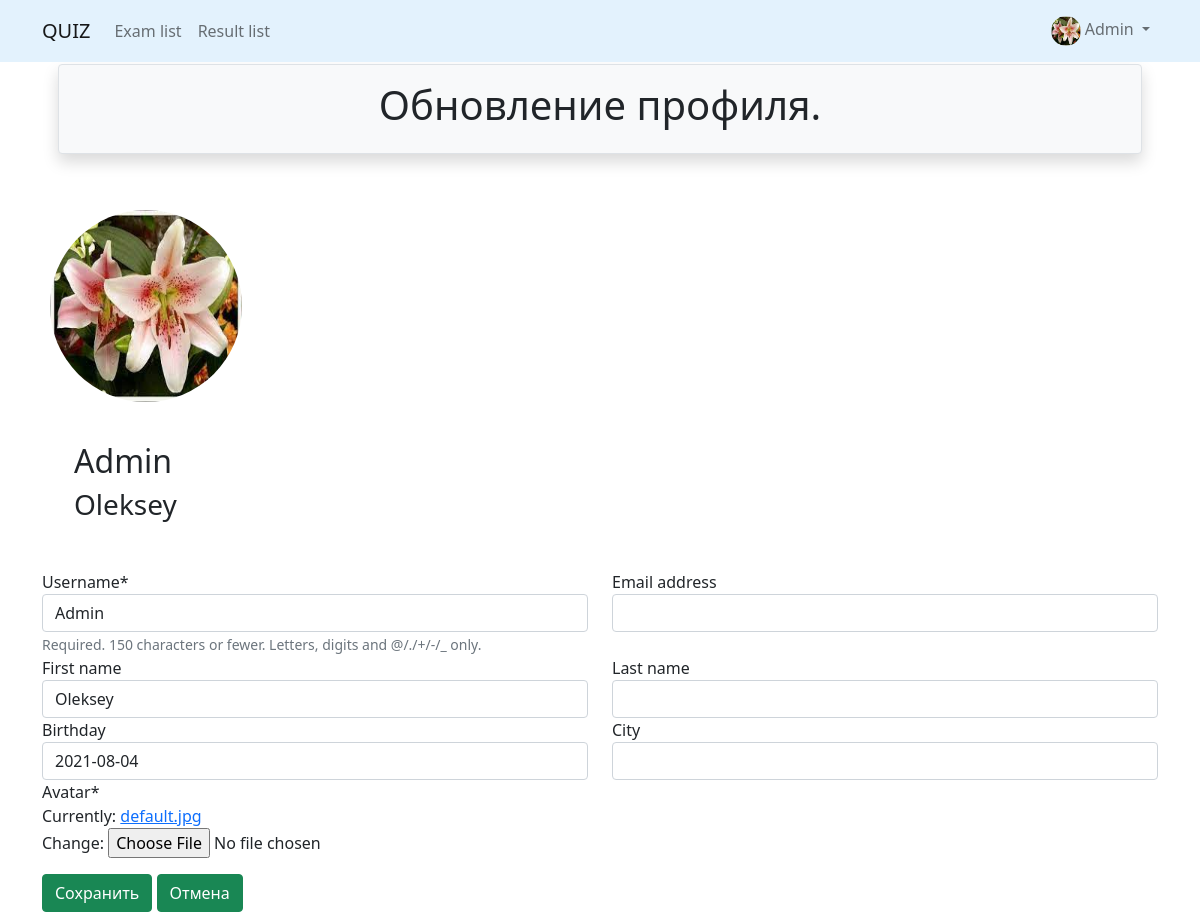
Screenshot of /accounts/profile_change/ (signed in) with the database file from the repository.
### accounts/models.py (models this page shows, shortened)
class CustomUser(AbstractUser):
    is_activated = models.BooleanField(default=True, db_index=True)
    avatar = models.ImageField(upload_to='profile/', default='default.jpg')
    birthday = models.DateField(null=True, blank=True)
    city = models.CharField(max_length=50, null=True, blank=True)
    raiting = models.PositiveSmallIntegerField(null=True, blank=True)
    class Meta(AbstractUser.Meta):
        pass

### accounts/views.py (the view)
# urls.py: path('profile_change/', AccountUpdateProfileView.as_view(), name='profile_change'),
class AccountUpdateProfileView(UpdateView):
    model = get_user_model()
    template_name = 'accounts/profile_update.html'
    success_url = reverse_lazy('accounts:profile')
    form_class = AccountUpdateForm
    def get_object(self, queryset=None):
        return self.request.user

### accounts/forms.py
class AccountUpdateForm(UserChangeForm):
    class Meta:
        model = get_user_model()
        fields = [
            'username',
            'first_name',
            'last_name',
            'email',
            'birthday',
            'city',
            'avatar',
        ]

### accounts/templates/accounts/profile_update.html (shortened to what this page needs)
{% extends 'base.html' %}
{% load crispy_forms_tags %}
{% block header %}
    Обновление профиля.
{% endblock %}
{% block content %}
    <form method="post" enctype="multipart/form-data">
        <div class="media">
            <div class="img-circle.vert">
                <img class="rounded-circle p-1 m-1" width="200" height="200" src="{{ user.avatar.url }}">
            </div>
            <div class="media-body p-3 m-3">
                <h2 class="account-heading">{{ user.username }}</h2>
                <h3 class="account-heading">{{ user.first_name }} {{ user.last_name }}</h3>
            </div>
        </div>
        <div class="row">
            <div class="col-6">
                {{ form.username|as_crispy_field }}
            </div>
            <div class="col-6">
                {{ form.email|as_crispy_field }}
            </div>
        </div>
        <div class="row">
          <div class="col-6">
            {{ form.first_name|as_crispy_field }}
          </div>
          <div class="col-6">
            {{ form.last_name|as_crispy_field }}
          </div>
        </div>
        <div class="row">
          <div class="col-6">
            {{ form.birthday|as_crispy_field }}
          </div>
          <div class="col-6">
             {{ form.city|as_crispy_field }}
          </div>
        </div>
        {{ form.avatar|as_crispy_field }}
        <input class="btn btn-success mt-3" type="submit" value="Сохранить">
        <a class="btn btn-success mt-3" href="{% url 'accounts:profile' %}">Отмена</a>
    </form>
{% endblock %}

### templates/includes/nav_bar.html (shortened to what this page needs)
{% load static %}
<nav class="navbar navbar-light fixed-top navbar-expand-lg font-weight-bold" style="background-color: #e3f2fd;">
  <div class="container">
    <a class="navbar-brand" href="{% url 'index' %}">QUIZ</a>
    <div class="collapse navbar-collapse" id="navbarSupportedContent">
      <ul class="navbar-nav me-auto mb-2 mb-lg-0">
          <li class="nav-item">
              <a class="nav-link" href="{% url 'quizzes:list' %}">Exam list</a>
          </li>
          <li class="nav-item">
              <a class="nav-link" href="{% url 'quizzes:result_list' %}">Result list</a>
          </li>
      </ul>
      <ul class="navbar-nav">
        <li class="nav-item dropdown">
          <a class="nav-link dropdown-toggle" href="#" id="navbarDropdown3" role="button" data-bs-toggle="dropdown" aria-expanded="false">
            {% if user.is_authenticated %}
              <img class="rounded-circle" width="30" height="30" src="{{ user.avatar.url }}" />
              {{ user.username }}
            {% else %}
              <img class="rounded-circle" width="30" height="30" src="{% static 'images/default.png' %}" />
              Кабинет
            {% endif %}
          </a>
        </li>
      </ul>
    </div>
  </div>
</nav>

### rows the page displays
CustomUser: avatar (placeholder picture), username "Admin", first_name "Oleksey", birthday "2021-08-04"
